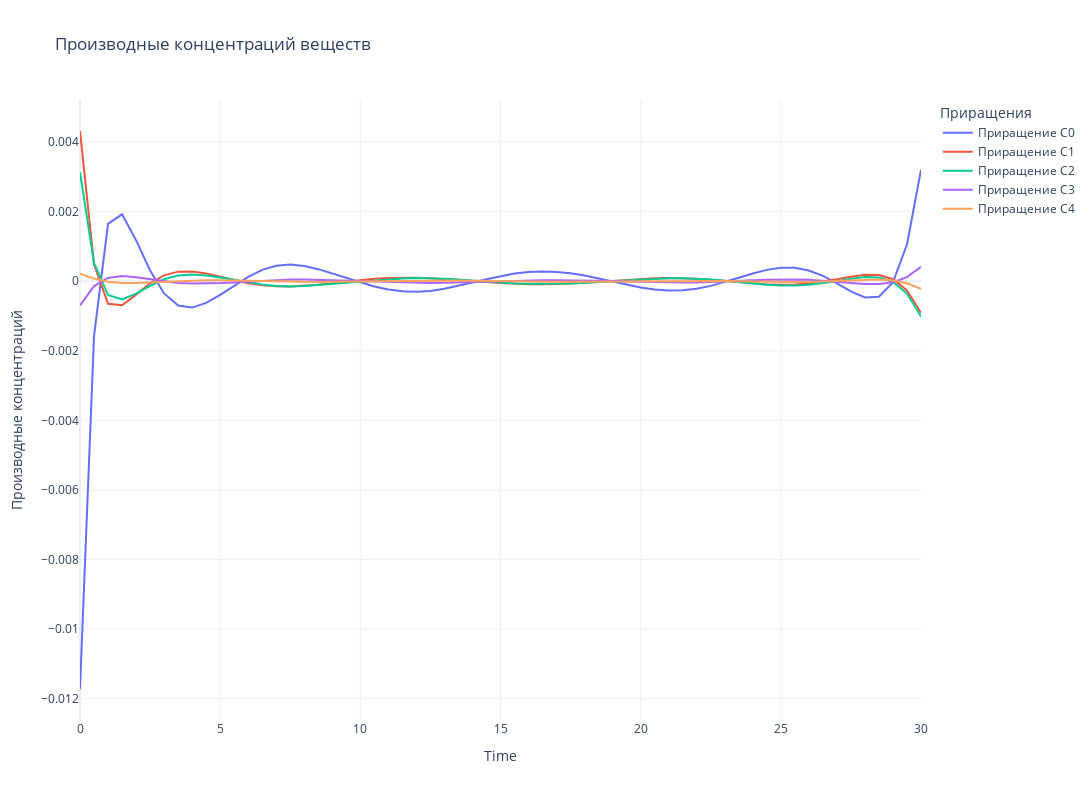

Notebook code for this chart:
### Markdown cell above
### Визуализация в plotly

### Code cell
fig = go.Figure()

# Добавляем линии для каждого вещества
for i in range(N_SUBSTANCE):
    fig.add_trace(go.Scatter(
        x=tsteps, 
        y=dCdt_TRUE[i] - dCdt_predict[i], 
        mode='lines', 
        name=f'Приращение C{i}'
    ))

# Настройки графика
fig.update_layout(
    title='Производные концентраций веществ',
    xaxis_title='Time',
    yaxis_title='Производные концентраций',
    legend_title='Приращения',
    template='plotly_white',
    width=1400,  # Ширина холста
    height=800   # Высота холста
)

fig.show()
